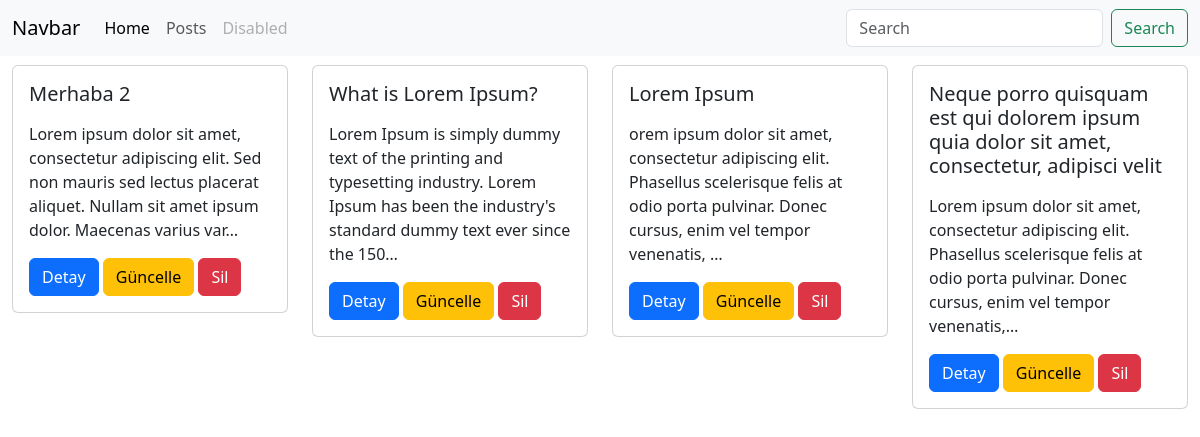
/posts/, run on the app's committed database.
### posts/models.py (models this page shows, shortened)
class Post(models.Model):
    title = models.CharField(max_length=200,verbose_name="Başlık")
    content = models.TextField(verbose_name="İçerik")
    date_posted = models.DateTimeField(verbose_name="Gönderilme Tarihi")

### posts/views.py (the view)
# urls.py: path('', post_index),
def post_index(request):
    posts = Post.objects.all()
    return render(request,'posts/index.html',{'posts':posts})

### templates/posts/index.html
{% extends 'base.html' %}
{% block body %}
<div class="row">
    {% for post in posts %}
        <div class="col col-3">
            <div class="card" >
                <div class="card-body">
                    <h5 class="card-title">{{ post.title}}</h5>
                    <p class="card-text">{{ post.content|truncatechars:150|linebreaks }}</p>
                    <a href="{% url 'post_detail' post_id=post.id  %}" class="btn btn-primary">Detay</a>
                    <a href="{% url 'update_post' post_id=post.id  %}" class="btn btn-warning">Güncelle</a>
                    <a href="{% url 'delete_post' post_id=post.id  %}" class="btn btn-danger">Sil</a>
                </div>
            </div>
        </div>
    {% endfor %}
</div>
{% endblock %}

### templates/base.html (shortened to what this page needs)
<!DOCTYPE html>
<html lang="en">
<head>
    <link href="https://cdn.jsdelivr.net/npm/bootstrap@5.3.3/dist/css/bootstrap.min.css" rel="stylesheet">
</head>
<body>
<nav class="navbar navbar-expand-lg bg-body-tertiary fixed-top" >
  <div class="container-fluid">
    <a class="navbar-brand" href="#">Navbar</a>
    <div class="collapse navbar-collapse" id="navbarTogglerDemo03">
      <ul class="navbar-nav me-auto mb-2 mb-lg-0">
        <li class="nav-item">
          <a class="nav-link active" aria-current="page" href="/">Home</a>
        </li>
        <li class="nav-item">
          <a class="nav-link" href="/posts">Posts</a>
        </li>
        <li class="nav-item">
          <a class="nav-link disabled" aria-disabled="true">Disabled</a>
        </li>
      </ul>
      <form class="d-flex" role="search">
        <input class="form-control me-2" name="q" type="search" placeholder="Search" aria-label="Search">
        <button class="btn btn-outline-success" type="submit">Search</button>
      </form>
    </div>
  </div>
</nav>
<div class="container-fluid" style="margin-top:65px">
{% block body %}
{% endblock %}
</div>
</body>
</html>

### data on the page
Post: title "Merhaba 2", content "Lorem ipsum dolor sit amet, consectetur adipiscing elit. Sed non mauris sed lectus placerat aliquet. Nullam sit amet ipsum dolor. Maecenas varius var…"
Post: title "What is Lorem Ipsum?", content "Lorem Ipsum is simply dummy text of the printing and typesetting industry. Lorem Ipsum has been the industry's standard dummy text ever since the 150…"
Post: title "Lorem Ipsum", content "orem ipsum dolor sit amet, consectetur adipiscing elit. Phasellus scelerisque felis at odio porta pulvinar. Donec cursus, enim vel tempor venenatis, …"
Post: title "Neque porro quisquam est qui dolorem ipsum quia dolor sit amet, consectetur, adipisci velit", content "Lorem ipsum dolor sit amet, consectetur adipiscing elit. Phasellus scelerisque felis at odio porta pulvinar. Donec cursus, enim vel tempor venenatis,…"
